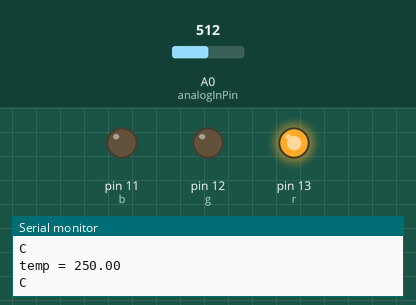
Simulated run of this sketch. Board: Arduino Uno, built with avr-gcc and run on an emulated ATmega328P. On the bench: output pins drawn as LEDs (lit = HIGH), the last lines printed to the serial monitor. Inputs (shaded band) come from the test bench; at power-on: A0 (analogInPin) = 512.

Above: at 1.2 s.
1.3 s: A0 (analogInPin) set to 176
2.8 s: A0 (analogInPin) set to 155
At 3.7 s:
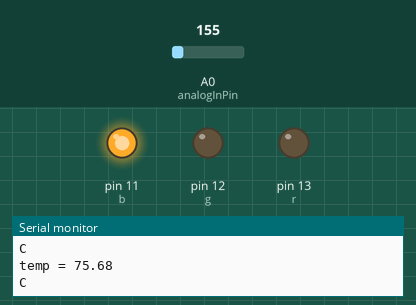
4.5 s: A0 (analogInPin) set to 111
6.0 s: A0 (analogInPin) set to 98
At 6.5 s:
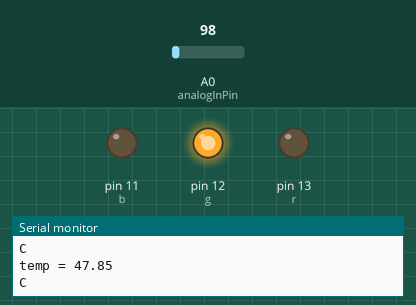
7.7 s: A0 (analogInPin) set to 122
At 9.2 s:
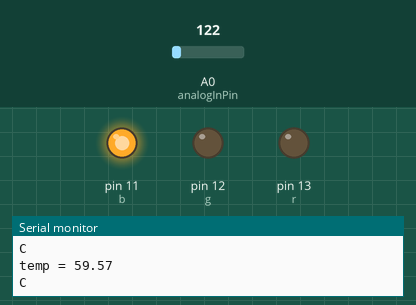
9.5 s: A0 (analogInPin) set to 70
At 11.0 s:
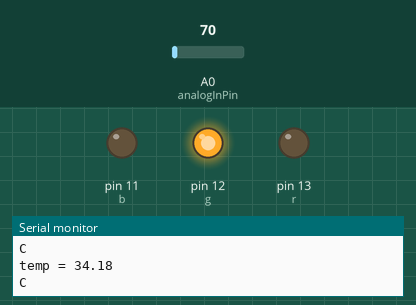
Timing chart, 0 to 12.3 s (numbered marks = the images above; inputs shaded):
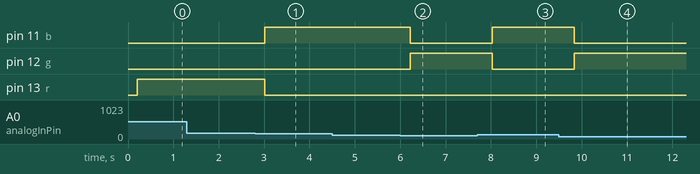

The sketch:

temp.ino
```cpp
const int analogInPin = A0;// Analog input pin that the potentiometer is attached to
int r=13;
int g=12;
int b=11;
int sensorValue = 0;        // value read from the pot

void setup() {
  // initialize serial communications at 9600 bps:
  Serial.begin(9600);
  pinMode(r,OUTPUT);
  pinMode(g,OUTPUT);
  pinMode(b,OUTPUT);

}

void loop() {
  // read the analog in value:
  sensorValue = analogRead(analogInPin);
  float nv=(sensorValue/1024.0)*5000;
  float temp=nv/10;
   // print the results to the Serial Monitor:
  Serial.print("temp = ");
  Serial.println(temp);
  Serial.print("C ");
  Serial.println(" ");
  delay(200);
  if(temp>0&&temp<50)
  {
    digitalWrite(r,0);
     digitalWrite(g,1);
      digitalWrite(b,0);


    }
    if(temp>50&&temp<80)
  {
    digitalWrite(r,0);
     digitalWrite(g,0);
      digitalWrite(b,1);


    }
    if(temp>50&&temp<80)
  {
    digitalWrite(r,0);
     digitalWrite(g,0);
      digitalWrite(b,1);


    }
    if(temp>80)
  {
    digitalWrite(r,1);
     digitalWrite(g,0);
      digitalWrite(b,0);


    }


}
```

Measured:
- the behaviour switches between 164 and 163 on A0 (analogInPin) (found by bisection; images 0 and 1)
- the behaviour switches between 103 and 102 on A0 (analogInPin) (found by bisection; images 1 and 2)
- after the input at 2.8 s, pin 11 (b): LOW → HIGH after 0.21 s; pin 13 (r): HIGH → LOW after 0.21 s
- after the input at 6.0 s, pin 11 (b): HIGH → LOW after 0.22 s; pin 12 (g): LOW → HIGH after 0.22 s
- after the input at 7.7 s, pin 11 (b): LOW → HIGH after 0.33 s; pin 12 (g): HIGH → LOW after 0.33 s
- after the input at 9.5 s, pin 11 (b): HIGH → LOW after 0.34 s; pin 12 (g): LOW → HIGH after 0.34 s
